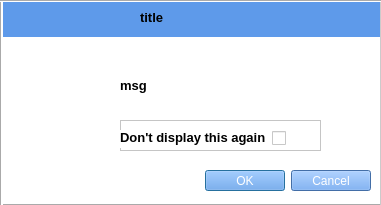
<?xml version="1.0" encoding="UTF-8"?>
<ui version="4.0">
 <class>MyMessageBox</class>
 <widget class="QDialog" name="MyMessageBox">
  <property name="geometry">
   <rect>
    <x>0</x>
    <y>0</y>
    <width>381</width>
    <height>205</height>
   </rect>
  </property>
  <property name="windowTitle">
   <string>Dialog</string>
  </property>
  <property name="styleSheet">
   <string notr="true">background-color: rgb(255, 255, 255);</string>
  </property>
  <widget class="QLabel" name="messageTips">
   <property name="geometry">
    <rect>
     <x>120</x>
     <y>50</y>
     <width>241</width>
     <height>71</height>
    </rect>
   </property>
   <property name="font">
    <font>
     <family>Arial</family>
     <pointsize>10</pointsize>
     <weight>75</weight>
     <bold>true</bold>
    </font>
   </property>
   <property name="styleSheet">
    <string notr="true"/>
   </property>
   <property name="text">
    <string>msg</string>
   </property>
   <property name="alignment">
    <set>Qt::AlignLeading|Qt::AlignLeft|Qt::AlignVCenter</set>
   </property>
   <property name="wordWrap">
    <bool>true</bool>
   </property>
  </widget>
  <widget class="Line" name="line">
   <property name="geometry">
    <rect>
     <x>0</x>
     <y>204</y>
     <width>381</width>
     <height>3</height>
    </rect>
   </property>
   <property name="orientation">
    <enum>Qt::Horizontal</enum>
   </property>
  </widget>
  <widget class="QToolButton" name="toolButton_2">
   <property name="geometry">
    <rect>
     <x>0</x>
     <y>70</y>
     <width>111</width>
     <height>51</height>
    </rect>
   </property>
   <property name="styleSheet">
    <string notr="true">color: rgb(255, 255, 255);
border:0px;

</string>
   </property>
   <property name="text">
    <string>...</string>
   </property>
   <property name="icon">
    <iconset resource="../image/image.qrc">
     <normaloff>:/new/image/attention.png</normaloff>:/new/image/attention.png</iconset>
   </property>
   <property name="iconSize">
    <size>
     <width>50</width>
     <height>50</height>
    </size>
   </property>
  </widget>
  <widget class="QWidget" name="titleBar" native="true">
   <property name="geometry">
    <rect>
     <x>0</x>
     <y>2</y>
     <width>401</width>
     <height>35</height>
    </rect>
   </property>
   <property name="minimumSize">
    <size>
     <width>0</width>
     <height>35</height>
    </size>
   </property>
   <property name="maximumSize">
    <size>
     <width>16777215</width>
     <height>35</height>
    </size>
   </property>
   <property name="styleSheet">
    <string notr="true">background-color: rgb(94, 154, 234);</string>
   </property>
   <widget class="QLabel" name="titleTips">
    <property name="geometry">
     <rect>
      <x>140</x>
      <y>0</y>
      <width>91</width>
      <height>31</height>
     </rect>
    </property>
    <property name="font">
     <font>
      <family>Arial</family>
      <pointsize>10</pointsize>
      <weight>75</weight>
      <bold>true</bold>
     </font>
    </property>
    <property name="layoutDirection">
     <enum>Qt::LeftToRight</enum>
    </property>
    <property name="autoFillBackground">
     <bool>false</bool>
    </property>
    <property name="text">
     <string>title</string>
    </property>
   </widget>
   <widget class="QLabel" name="label_2">
    <property name="geometry">
     <rect>
      <x>0</x>
      <y>0</y>
      <width>1</width>
      <height>205</height>
     </rect>
    </property>
    <property name="styleSheet">
     <string notr="true">background-color: rgb(203, 203, 203);</string>
    </property>
    <property name="text">
     <string/>
    </property>
   </widget>
  </widget>
  <widget class="Line" name="line_2">
   <property name="geometry">
    <rect>
     <x>0</x>
     <y>0</y>
     <width>3</width>
     <height>205</height>
    </rect>
   </property>
   <property name="orientation">
    <enum>Qt::Vertical</enum>
   </property>
  </widget>
  <widget class="QLabel" name="label">
   <property name="geometry">
    <rect>
     <x>380</x>
     <y>0</y>
     <width>20</width>
     <height>205</height>
    </rect>
   </property>
   <property name="styleSheet">
    <string notr="true">background-color: rgb(203, 203, 203);</string>
   </property>
   <property name="text">
    <string/>
   </property>
  </widget>
  <widget class="QFrame" name="displayAgain_frame">
   <property name="geometry">
    <rect>
     <x>120</x>
     <y>120</y>
     <width>201</width>
     <height>31</height>
    </rect>
   </property>
   <property name="frameShape">
    <enum>QFrame::StyledPanel</enum>
   </property>
   <property name="frameShadow">
    <enum>QFrame::Raised</enum>
   </property>
   <widget class="QWidget" name="layoutWidget">
    <property name="geometry">
     <rect>
      <x>0</x>
      <y>10</y>
      <width>174</width>
      <height>18</height>
     </rect>
    </property>
    <layout class="QHBoxLayout" name="horizontalLayout">
     <item>
      <widget class="QLabel" name="displayAgain_label">
       <property name="font">
        <font>
         <family>Arial</family>
         <pointsize>10</pointsize>
         <weight>75</weight>
         <bold>true</bold>
        </font>
       </property>
       <property name="text">
        <string>Don't display this again</string>
       </property>
       <property name="alignment">
        <set>Qt::AlignLeading|Qt::AlignLeft|Qt::AlignTop</set>
       </property>
      </widget>
     </item>
     <item>
      <widget class="QCheckBox" name="displayAgain_cb">
       <property name="text">
        <string/>
       </property>
      </widget>
     </item>
    </layout>
   </widget>
  </widget>
  <widget class="Line" name="line_3">
   <property name="geometry">
    <rect>
     <x>0</x>
     <y>0</y>
     <width>401</width>
     <height>2</height>
    </rect>
   </property>
   <property name="orientation">
    <enum>Qt::Horizontal</enum>
   </property>
  </widget>
  <widget class="QDialogButtonBox" name="buttonBox">
   <property name="geometry">
    <rect>
     <x>80</x>
     <y>170</y>
     <width>291</width>
     <height>21</height>
    </rect>
   </property>
   <property name="styleSheet">
    <string notr="true">QPushButton{background-color: rgb(94, 154, 234);
color: rgb(255, 255, 255);
}</string>
   </property>
   <property name="orientation">
    <enum>Qt::Horizontal</enum>
   </property>
   <property name="standardButtons">
    <set>QDialogButtonBox::Cancel|QDialogButtonBox::Ok</set>
   </property>
   <property name="centerButtons">
    <bool>false</bool>
   </property>
  </widget>
 </widget>
 <resources>
  <include location="../image/image.qrc"/>
 </resources>
 <connections/>
</ui>
